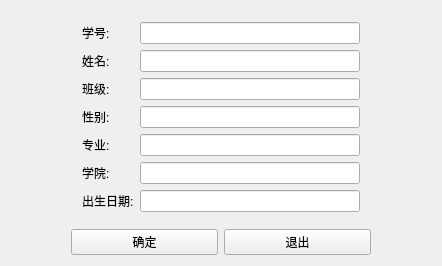
<?xml version="1.0" encoding="UTF-8"?>
<ui version="4.0">
 <class>admin_change</class>
 <widget class="QWidget" name="admin_change">
  <property name="geometry">
   <rect>
    <x>0</x>
    <y>0</y>
    <width>442</width>
    <height>252</height>
   </rect>
  </property>
  <property name="windowTitle">
   <string>admin_change</string>
  </property>
  <layout class="QGridLayout" name="gridLayout_5" columnstretch="1,5,1">
   <item row="1" column="1">
    <layout class="QHBoxLayout" name="horizontalLayout_4">
     <item>
      <widget class="QPushButton" name="pushButton">
       <property name="text">
        <string>确定</string>
       </property>
      </widget>
     </item>
     <item>
      <widget class="QPushButton" name="pushButton_1">
       <property name="text">
        <string>退出</string>
       </property>
      </widget>
     </item>
    </layout>
   </item>
   <item row="0" column="1">
    <widget class="QWidget" name="widget" native="true">
     <layout class="QFormLayout" name="formLayout">
      <item row="0" column="0">
       <widget class="QLabel" name="label_22">
        <property name="text">
         <string>学号:</string>
        </property>
        <property name="indent">
         <number>-3</number>
        </property>
       </widget>
      </item>
      <item row="0" column="1">
       <widget class="QLineEdit" name="lineEdit_sno"/>
      </item>
      <item row="1" column="0">
       <widget class="QLabel" name="label_23">
        <property name="text">
         <string>姓名:</string>
        </property>
        <property name="openExternalLinks">
         <bool>false</bool>
        </property>
       </widget>
      </item>
      <item row="1" column="1">
       <widget class="QLineEdit" name="lineEdit_sname"/>
      </item>
      <item row="2" column="0">
       <widget class="QLabel" name="label_24">
        <property name="text">
         <string>班级:</string>
        </property>
       </widget>
      </item>
      <item row="2" column="1">
       <widget class="QLineEdit" name="lineEdit_sclass"/>
      </item>
      <item row="3" column="0">
       <widget class="QLabel" name="label_25">
        <property name="text">
         <string>性别:</string>
        </property>
       </widget>
      </item>
      <item row="3" column="1">
       <widget class="QLineEdit" name="lineEdit_ssex"/>
      </item>
      <item row="5" column="1">
       <widget class="QLineEdit" name="lineEdit_smajor"/>
      </item>
      <item row="6" column="0">
       <widget class="QLabel" name="label_27">
        <property name="text">
         <string>学院:</string>
        </property>
       </widget>
      </item>
      <item row="6" column="1">
       <widget class="QLineEdit" name="lineEdit_ssdept"/>
      </item>
      <item row="7" column="0">
       <widget class="QLabel" name="label_28">
        <property name="text">
         <string>出生日期:</string>
        </property>
       </widget>
      </item>
      <item row="7" column="1">
       <widget class="QLineEdit" name="lineEdit_sbirth"/>
      </item>
      <item row="5" column="0">
       <widget class="QLabel" name="label_26">
        <property name="text">
         <string>专业:</string>
        </property>
       </widget>
      </item>
     </layout>
    </widget>
   </item>
   <item row="0" column="0">
    <spacer name="horizontalSpacer">
     <property name="orientation">
      <enum>Qt::Horizontal</enum>
     </property>
     <property name="sizeHint" stdset="0">
      <size>
       <width>40</width>
       <height>20</height>
      </size>
     </property>
    </spacer>
   </item>
   <item row="0" column="2">
    <spacer name="horizontalSpacer_2">
     <property name="orientation">
      <enum>Qt::Horizontal</enum>
     </property>
     <property name="sizeHint" stdset="0">
      <size>
       <width>40</width>
       <height>20</height>
      </size>
     </property>
    </spacer>
   </item>
  </layout>
 </widget>
 <layoutdefault spacing="6" margin="11"/>
 <resources/>
 <connections/>
</ui>
